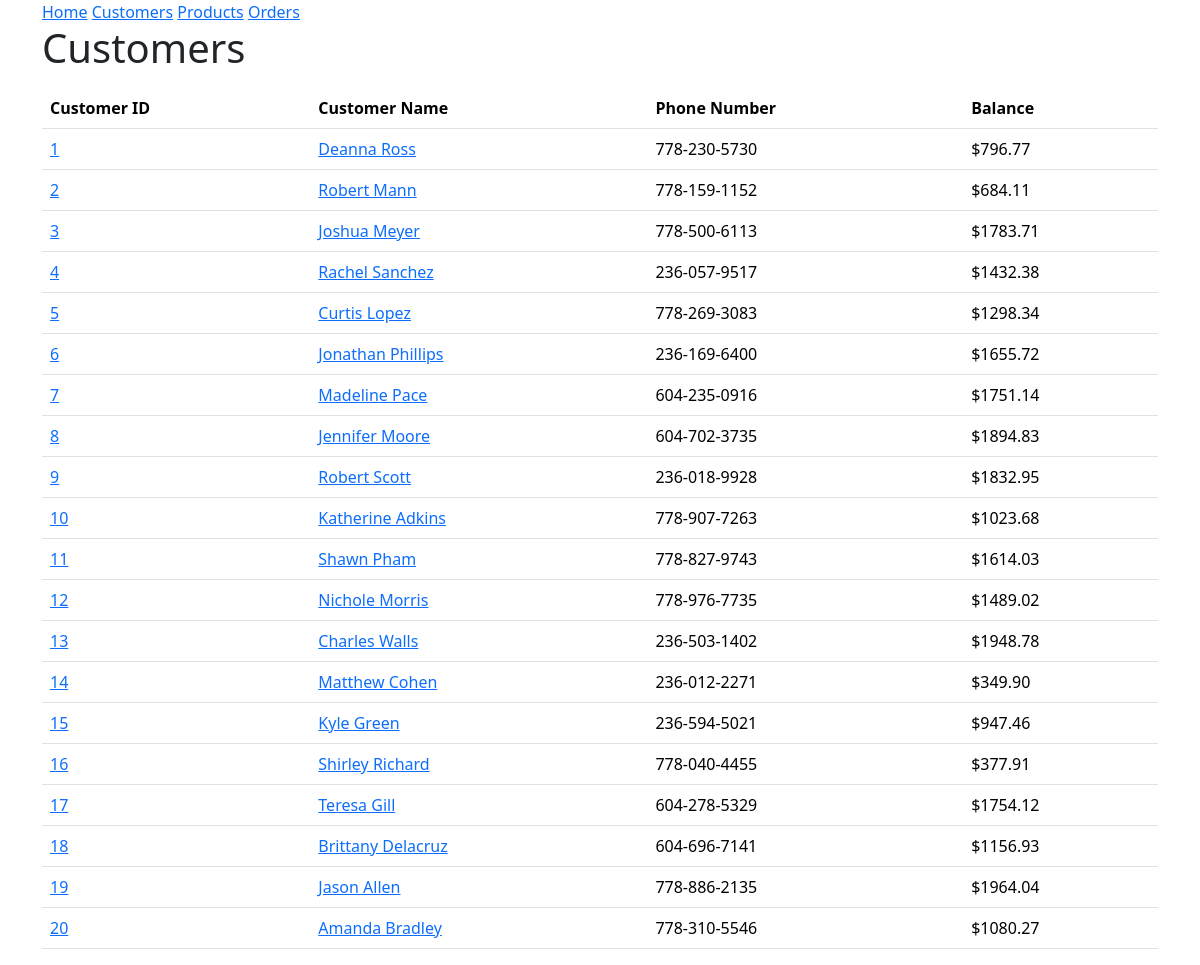
The page /customers on the database as committed earlier.
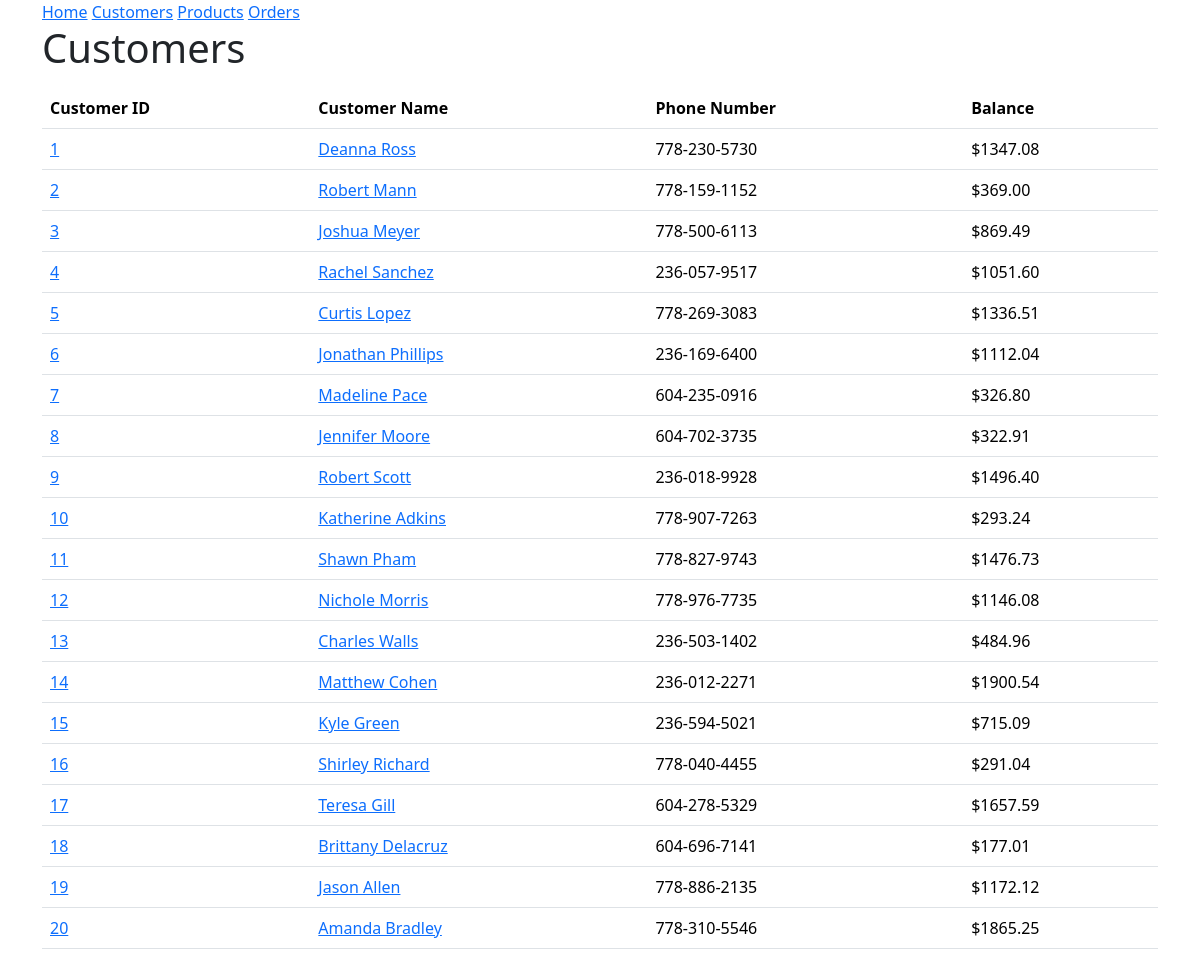
The same page on the database as committed later.
### models.py (models this page shows, shortened)
class Customer(db.Model):
 id = mapped_column(Integer, primary_key=True)
 name = mapped_column(String(200), nullable=False, unique=True)
 phone = mapped_column(String(20), nullable=False)
 balance = mapped_column(Numeric, nullable=False, default=0.0)
 orders = relationship("Order")

### main.py (the view)
@app.route('/customers')
def customer_list():
    request = db.session.execute(db.select(Customer).order_by(Customer.id))
    customers = []
    for i in request.scalars():
        u = {
            "id": i.id,
            "name": i.name,
            "phone": i.phone,
            "balance": format(i.balance, '.2f')
        }
        customers.append(u)
    return render_template("customers.html", customers=customers)

### templates/customers.html (shortened to what this page needs)
{% extends "base.html" %}
{% block content %}
<h1>Customers</h1>
<table class="table">
    <thead class="thead-dark">
    <th>Customer ID</th>
    <th>Customer Name</th>
    <th>Phone Number</th>
    <th>Balance</th>
{% for customer in customers %}
<p>
    <tr>
    <td><a href="{{ url_for('detailed_customer', id=customer.id) }}">{{ customer.id }}</a></td>
    <td><a href="{{ url_for('detailed_customer', id=customer.id) }}">{{ customer.name }}</a></td>
    <td>{{ customer.phone }}</td>
    <td>${{ customer.balance }}</td>
    </tr>
</p>
{% endfor %}
</table>
{% endblock %}

Rows that differ between the two databases and show on the page:
changed Customer "Deanna Ross": balance "796.77" → "1347.08"
changed Customer "Robert Mann": balance "684.11" → "369.00"
changed Customer "Joshua Meyer": balance "1783.71" → "869.49"
changed Customer "Rachel Sanchez": balance "1432.38" → "1051.60"
changed Customer "Curtis Lopez": balance "1298.34" → "1336.51"
changed Customer "Jonathan Phillips": balance "1655.72" → "1112.04"
changed Customer "Madeline Pace": balance "1751.14" → "326.80"
changed Customer "Jennifer Moore": balance "1894.83" → "322.91"
changed Customer "Robert Scott": balance "1832.95" → "1496.40"
changed Customer "Katherine Adkins": balance "1023.68" → "293.24"
changed Customer "Shawn Pham": balance "1614.03" → "1476.73"
changed Customer "Nichole Morris": balance "1489.02" → "1146.08"
changed Customer "Charles Walls": balance "1948.78" → "484.96"
changed Customer "Matthew Cohen": balance "349.90" → "1900.54"
changed Customer "Kyle Green": balance "947.46" → "715.09"
changed Customer "Shirley Richard": balance "377.91" → "291.04"
changed Customer "Teresa Gill": balance "1754.12" → "1657.59"
changed Customer "Brittany Delacruz": balance "1156.93" → "177.01"
changed Customer "Jason Allen": balance "1964.04" → "1172.12"
changed Customer "Amanda Bradley": balance "1080.27" → "1865.25"
